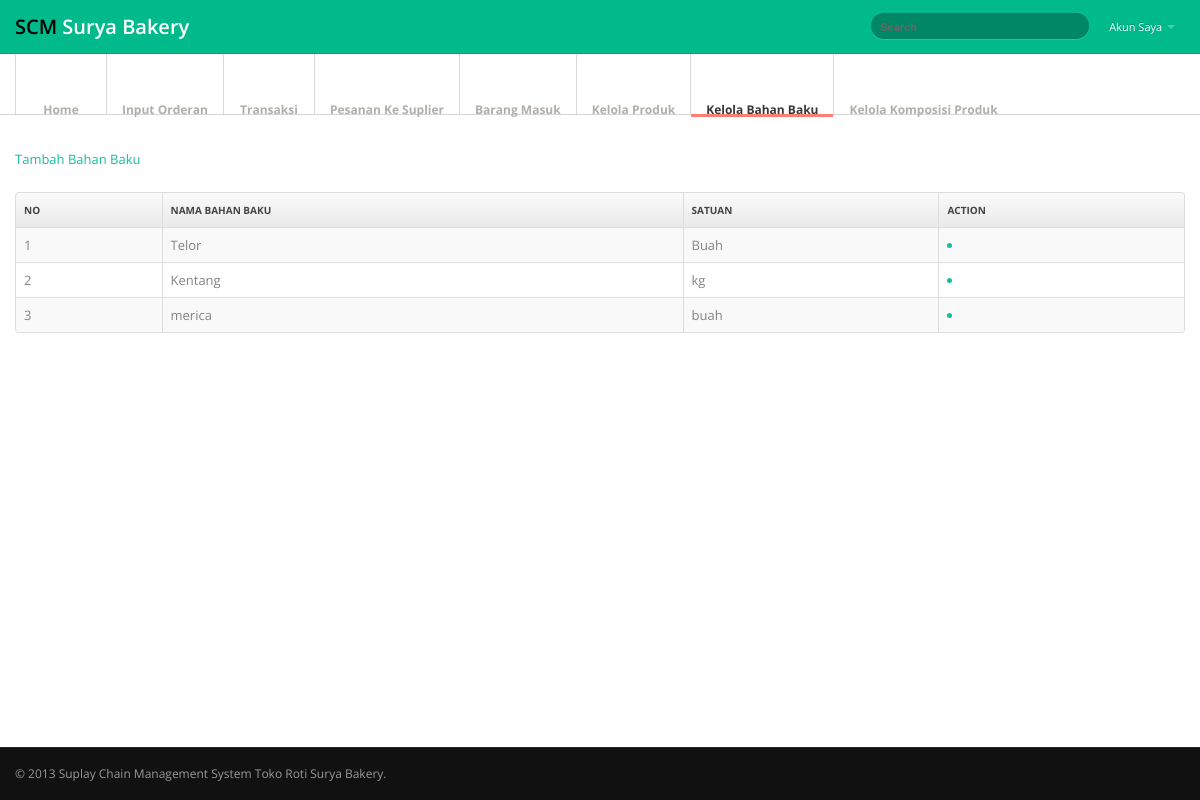
Page /admin.php?module=kelola_bahan_baku (signed in) on the committed database.
### tables this page shows
CREATE TABLE `bahan_baku` (
  `id_bahan_baku` int(11) NOT NULL,
  `nama_bahan_baku` varchar(100) NOT NULL,
  `satuan_bahan_baku` varchar(30) NOT NULL
);

### module/admin/kelola_bahan_baku.php (the view, shortened to what this page needs)
 <div class="container">
   <div class="row">
     <div class="span12">
<?php
	include 'module/koneksi.php';
	$query = mysqli_query($koneksi, "SELECT * FROM bahan_baku");
?>
<a href="?module=insert_bahan_baku"><i class="fas fa-plus-circle"></i> Tambah Bahan Baku</a><br><br>
<div class="panel-body table-responsive">
           <table id="example" class="table table-striped table-bordered" cellspacing="0" width="100%">
	<thead>
		<th>No</th>
		<th>Nama Bahan Baku</th>
		<th>Satuan</th>
		<th>Action</th>
	</thead>
	<tbody>
	<?php
		$no = 1;
		while ($row = mysqli_fetch_array($query)) { ?>
		<tr>
			<td><?php echo $no++; ?></td>
			<td><?php echo $row['nama_bahan_baku']; ?></td>
			<td><?php echo $row['satuan_bahan_baku']; ?></td>
			<td>
				<a onclick="return konfirmasi();" href="?module=hapus_bahan_baku&id_bahan_baku=<?php echo $row['id_bahan_baku']; ?>"><abbr title="Hapus"><li class="fas fa-trash-alt"></li></abbr></a>
			</td>
		</tr>
		<?php } ?>
	</tbody>
</table>
</div>
     </div>
   </div>
 </div>

### assets/css/style.css (style rules this page uses)
body { background: #f9f6f1; font: 13px/1.7em 'Open Sans'; }
.table td { vertical-align: middle; }
.table-bordered th { background: #E9E9E9; background:-moz-linear-gradient(top, #FAFAFA 0%, #E9E9E9 100%); background:-webkit-gradient(linear, left top, left bottom, color-stop(0%,#FAFAFA), color-stop(100%,#E9E9E9)); background:-webkit-linear-gradient(top, #FAFAFA 0%,#E9E9E9 100%); background:-o-linear-gradient(top, #FAFAFA 0%,#E9E9E9 100%); background:-ms-linear-gradient(top, #FAFAFA 0%,#E9E9E9 100%); background:linear-gradient(top, #FAFAFA 0%,#E9E9E9 100%); filter: progid:DXImageTransform.Microsoft.gradient(startColorstr='#FAFAFA', endColorstr='#E9E9E9'); -ms-filter: "progid:DXImageTransform.Microsoft.gradient(startColorstr='#FAFAFA', endColorstr='#E9E9E9')"; font-size: 10px; color: #444; text-transform: uppercase; }

### assets/css/signin.css (style rules this page uses)
body { background: url(../../img/body-bg.png); color:#838383; font: 13px/1.7em 'Open Sans'; }

### rows in the picture
bahan_baku: nama_bahan_baku "Telor", satuan_bahan_baku "Buah"
bahan_baku: nama_bahan_baku "Kentang", satuan_bahan_baku "kg"
bahan_baku: nama_bahan_baku "merica", satuan_bahan_baku "buah"
